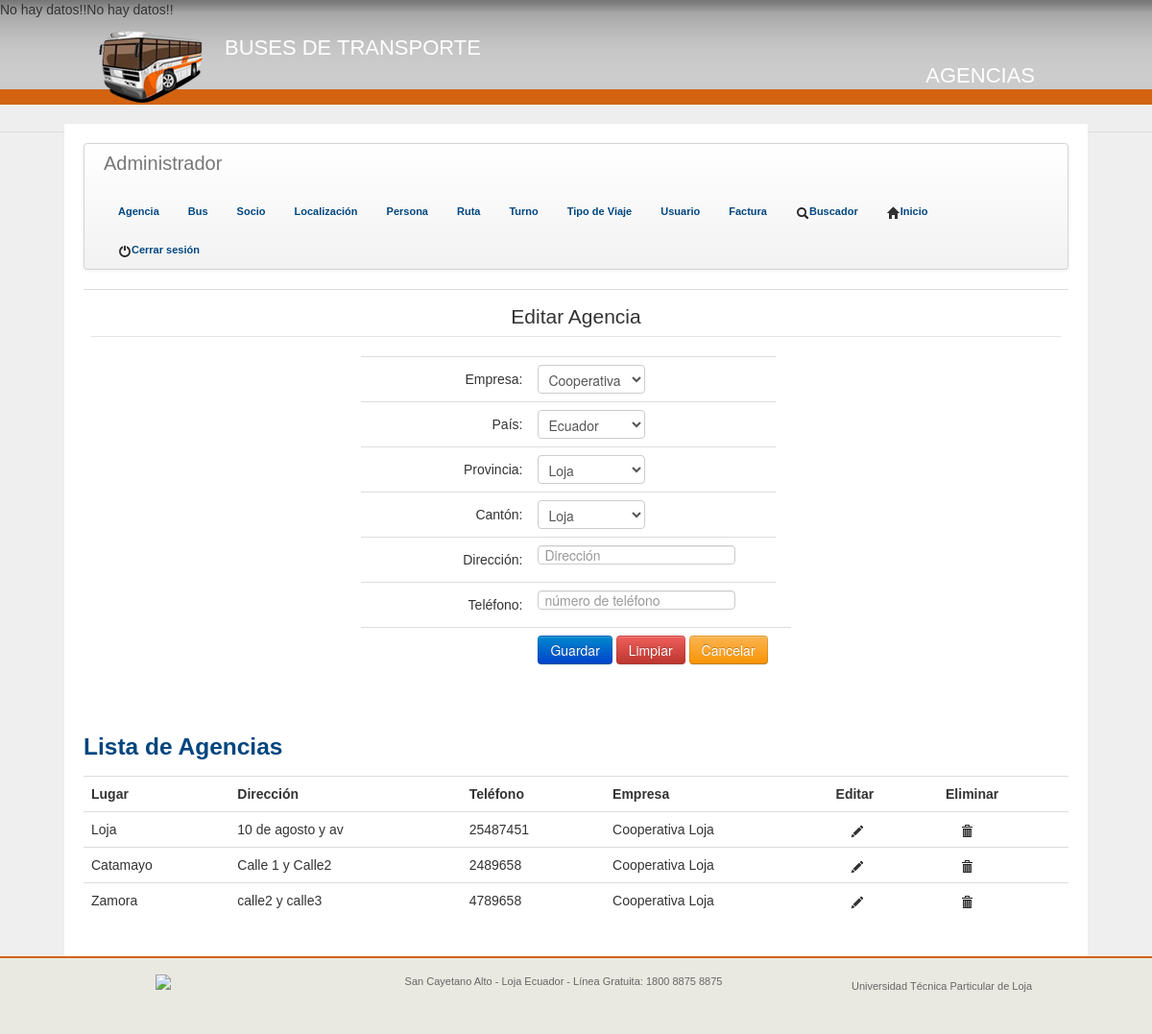
Page /pages/actAgencia.php (signed in) on the earlier database version.
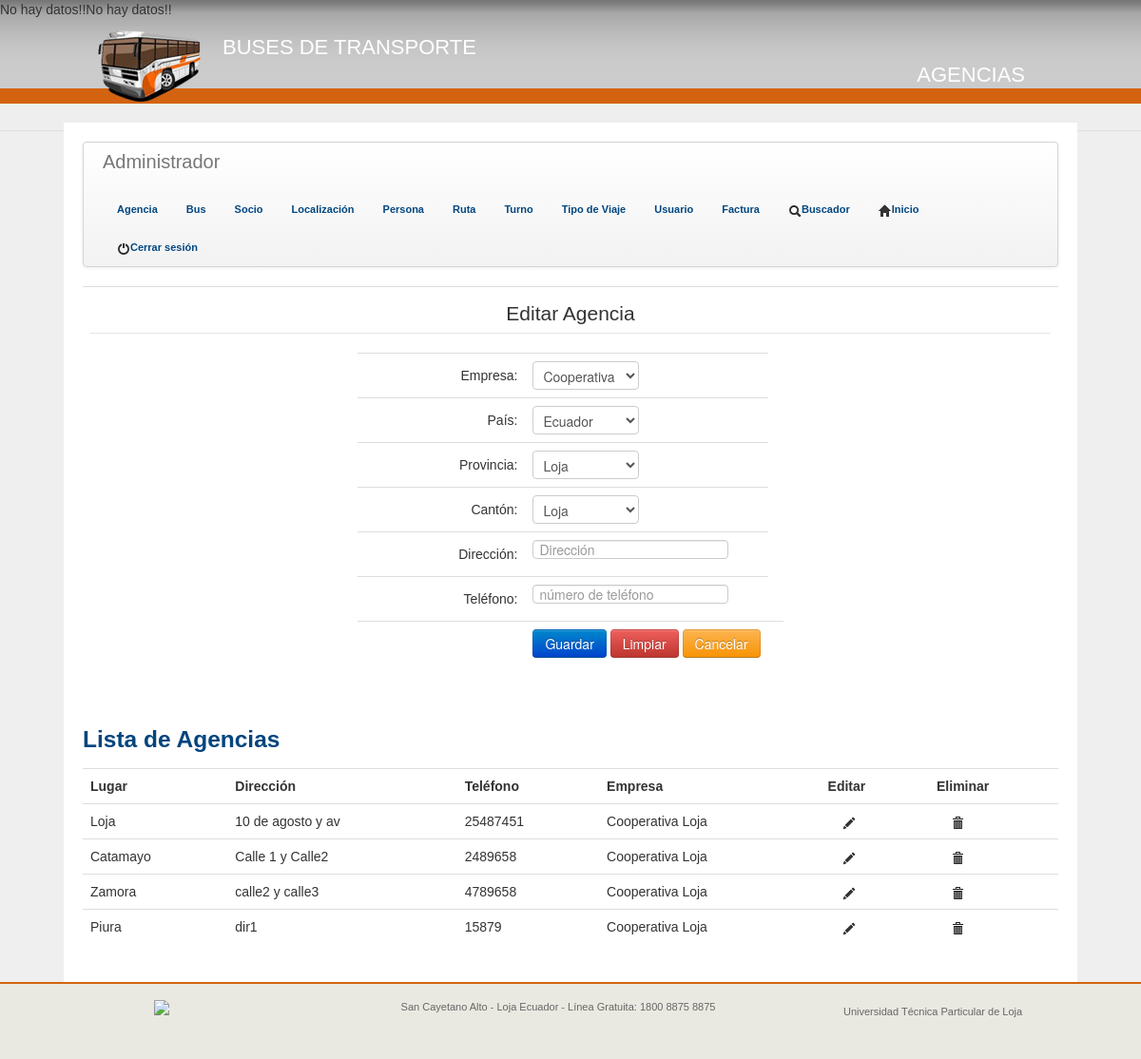
Same page on the later database version.
### tables this page shows
CREATE TABLE IF NOT EXISTS `agencia` (
  `idAgencia` int(11) NOT NULL AUTO_INCREMENT,
  `idCanton` int(11) NOT NULL,
  `direccion` text NOT NULL,
  `telefono` varchar(10) NOT NULL,
  `rucEmpresa` varchar(12) NOT NULL,
  PRIMARY KEY (`idAgencia`),
  KEY `idCanton` (`idCanton`),
  KEY `rucEmpresa` (`rucEmpresa`)
);

CREATE TABLE IF NOT EXISTS `canton` (
  `idCanton` int(11) NOT NULL AUTO_INCREMENT,
  `idProvincia` int(11) NOT NULL,
  `nombre` varchar(30) NOT NULL,
  PRIMARY KEY (`idCanton`),
  KEY `idProvincia` (`idProvincia`)
);

CREATE TABLE IF NOT EXISTS `empresa` (
  `Ruc` varchar(12) NOT NULL,
  `NombreEmpresa` varchar(40) NOT NULL,
  `Direccion` varchar(60) NOT NULL,
  `idCanton` int(11) NOT NULL,
  `Telefono` varchar(10) NOT NULL,
  `PermisoOperacion` varchar(20) NOT NULL,
  PRIMARY KEY (`Ruc`),
  KEY `Canton` (`idCanton`)
);

### pages/actAgencia.php (the view, shortened to what the changed rows need)
<?php
include ("../dll/conexionsql.php");
extract($_GET);
?>
<!DOCTYPE html>
<html>
<head>
	<link href="../UtplCss/tema.css" rel="stylesheet">
	<link href="../UtplCss/internas.css" rel="stylesheet">
</head>
<body>
	<header>
		<section class="encabezado">
			<div class="logo">
				<h1 style="float:left;">Buses de Transporte</h1>
			</div>
			<div class="tituloPag" id="clickeable" onclick="location.href='../index.php';" style="cursor:pointer;">
				<h1 >
					Agencias
				</h1>
			</div>
		</section>
	</header>
	<div class="contenedor">
		<section id="content">
		<?php
		include("../php/listarAgencias.php");
		?>
	</section>
</div>
</body>
</html>

### php/listarAgencias.php (shortened to what the changed rows need)
<?php
include("../dll/conexionsql.php");
extract($_GET);
if(!isset($bandera)){
	$sql="SELECT agencia.idAgencia, canton.nombre, agencia.direccion,agencia.telefono,empresa.NombreEmpresa FROM agencia
	INNER JOIN canton
	ON agencia.idCanton = canton.idCanton
	INNER JOIN empresa
	ON agencia.rucEmpresa = empresa.Ruc";
	$ressql=mysql_query($sql,$con);
	$totdatos=mysql_num_rows($ressql);
	if($totdatos>0){
		echo "<table border='0' class='table table-hover'>";
		echo "<tr>";
		echo "<th scope='col'>"."Lugar"."</th>";
		echo "<th scope='col'>"."Dirección"."</th>";
		echo "<th scope='col'>"."Teléfono"."</th>";
		echo "<th scope='col'>"."Empresa"."</th>";
		echo "<th scope='col'>"."Editar"."</th>";
		echo "<th scope='col'>"."Eliminar"."</th>";
		echo "</tr>";
		while ($row=mysql_fetch_array($ressql)) {
			echo "<tr class='filas'>";
			echo "<td>".$row[1]."</td>";
			echo "<td>".$row[2]."</td>";
			echo "<td>".$row[3]."</td>";
			echo "<td>".$row[4]."</td>";
			echo "<td>
			<a href='actAgencia.php?id=".base64_encode($row[0])."'>
				<i class='icon-pencil'></i>
			</a>
		</td>";
		echo "<td>
		<a href='../php/listarAgencias.php?id=".base64_encode($row[0])."&bandera=1'>
			<i class='icon-trash'></i>
		</a>
	</td>";
	echo "</tr>";
}
echo "</table";
}else{
	echo "No hay datos!!";
}
}
?>

Differences in the rows shown:
added agencia: idCanton.nombre "Piura", direccion "dir1", telefono "15879", rucEmpresa.NombreEmpresa "Cooperativa Loja"
